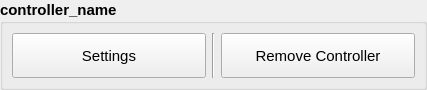
<?xml version="1.0" encoding="UTF-8"?>
<ui version="4.0">
 <class>Form</class>
 <widget class="QWidget" name="Form">
  <property name="geometry">
   <rect>
    <x>0</x>
    <y>0</y>
    <width>427</width>
    <height>90</height>
   </rect>
  </property>
  <property name="font">
   <font>
    <pointsize>1</pointsize>
   </font>
  </property>
  <property name="windowTitle">
   <string>Hardware Tab</string>
  </property>
  <layout class="QGridLayout" name="gridLayout">
   <property name="leftMargin">
    <number>0</number>
   </property>
   <property name="topMargin">
    <number>0</number>
   </property>
   <property name="rightMargin">
    <number>0</number>
   </property>
   <property name="bottomMargin">
    <number>0</number>
   </property>
   <item row="0" column="0">
    <widget class="QGroupBox" name="groupBox">
     <property name="font">
      <font>
       <pointsize>11</pointsize>
       <weight>75</weight>
       <bold>true</bold>
      </font>
     </property>
     <property name="title">
      <string>controller_name</string>
     </property>
     <layout class="QGridLayout" name="gridLayout_2">
      <item row="0" column="1" rowspan="2">
       <widget class="Line" name="line_3">
        <property name="orientation">
         <enum>Qt::Vertical</enum>
        </property>
       </widget>
      </item>
      <item row="0" column="2" rowspan="2">
       <widget class="QPushButton" name="btn_remove_controller">
        <property name="sizePolicy">
         <sizepolicy hsizetype="Minimum" vsizetype="Preferred">
          <horstretch>0</horstretch>
          <verstretch>0</verstretch>
         </sizepolicy>
        </property>
        <property name="font">
         <font>
          <weight>50</weight>
          <bold>false</bold>
         </font>
        </property>
        <property name="text">
         <string>Remove Controller</string>
        </property>
       </widget>
      </item>
      <item row="0" column="0" rowspan="2">
       <widget class="QPushButton" name="btn_settings">
        <property name="sizePolicy">
         <sizepolicy hsizetype="Minimum" vsizetype="Preferred">
          <horstretch>0</horstretch>
          <verstretch>0</verstretch>
         </sizepolicy>
        </property>
        <property name="font">
         <font>
          <weight>50</weight>
          <bold>false</bold>
         </font>
        </property>
        <property name="text">
         <string>Settings</string>
        </property>
       </widget>
      </item>
     </layout>
    </widget>
   </item>
  </layout>
 </widget>
 <resources/>
 <connections/>
</ui>
